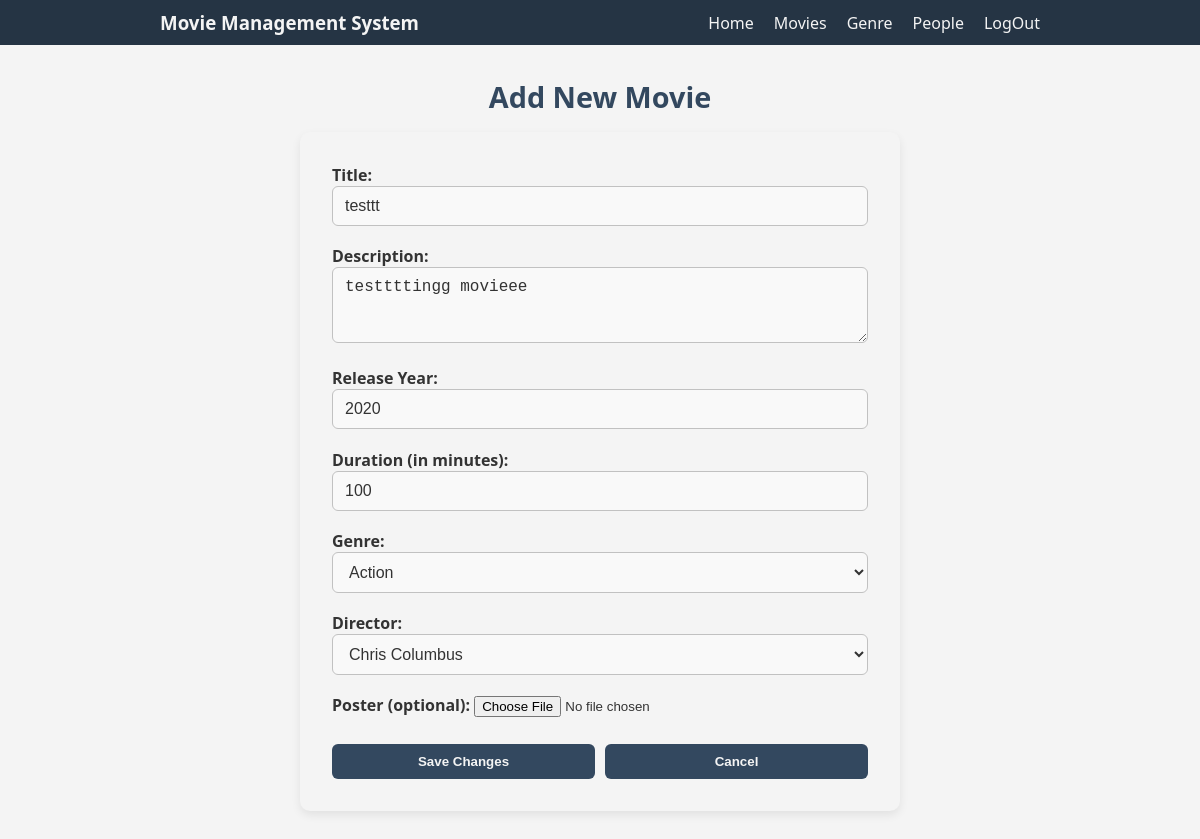
Page /movies/editmoviepage/1/ on the committed database.
### movies/models.py (models this page shows, shortened)
class Movie(models.Model):
    title = models.CharField(max_length=200)
    description = models.TextField(default=None)
    release_year = models.PositiveIntegerField(null=True)
    duration = models.PositiveIntegerField()
    poster = models.ImageField(upload_to='posters/', null=True, blank=True)
    rating = models.FloatField(default=0.0)
    genre = models.ForeignKey(Genre, on_delete=models.SET_NULL, null=True)
    director = models.ForeignKey(Person, on_delete=models.SET_NULL, null=True, limit_choices_to={'role_type': 'director'}, related_name='directed_movies')
    created_at = models.DateTimeField(auto_now_add=True)
    genre = models.ForeignKey(Genre, on_delete=models.CASCADE, related_name='movies')

class Genre(models.Model):
    genre_name = models.CharField(max_length=50, unique=True)

class Person(models.Model):
    class Role(models.TextChoices):
        ACTOR = 'actor', 'Actor'
        DIRECTOR = 'director', 'Director'
        WRITER = 'writer', 'Writer'
    person_name = models.CharField(max_length=100)
    role_type = models.CharField(max_length=10, choices=Role.choices)
    bio = models.TextField(null=True, blank=True)
    birth_date = models.DateField(null=True, blank=True)
    profile_photo = models.ImageField(upload_to='posters/', blank=True, null=True)

### movies/views.py (the view, shortened to what this page needs)
# urls.py: path('editmoviepage/<int:movie_id>/', views.AddEditMovieView.as_view(), name='editmovie'), ##
@method_decorator(csrf_protect, name='dispatch')
class AddEditMovieView(View):
    template_name = 'movies/addmovie.html'
    def get(self, request, movie_id=None, *args, **kwargs):
        movie = None
        if movie_id:
            movie = get_object_or_404(Movie, id=movie_id)
        genres = Genre.objects.all()
        directors = Person.objects.filter(role_type=Person.Role.DIRECTOR)
        context = {
            'movie': movie,
            'genres': genres,
            'directors': directors
        }
        return render(request, self.template_name, context)

### movies/templates/movies/addmovie.html (shortened to what this page needs)
{% extends 'movies/base.html' %}
{% block content %}
<div class="add-movie-container">
    <h1>Add New Movie</h1>
    {% if movie %}
    <form action="{% url 'movies:editmovie' movie_id=movie.id %}" method="post" enctype="multipart/form-data">
    {% else %}
    <form action="{% url 'movies:addmovie' %}" method="post" enctype="multipart/form-data">
    {% endif %}
        <div class="movie-title">
            <label for="title">Title:</label>
            <input type="text" name="title" id="title" placeholder="Enter movie title" value="{% if movie %}{{ movie.title }}{% endif %}" required>
        </div>
        <div class="description">
            <label for="description">Description:</label>
            <textarea name="description" id="description" rows="3" placeholder="Enter short description" required>{% if movie %}{{ movie.description }}{% endif %}</textarea>
        </div>
        <div class="release-year">
            <label for="release_year">Release Year:</label>
            <input type="number" name="release_year" id="release_year" placeholder="e.g. 2024" value="{% if movie %}{{ movie.release_year }}{% endif %}" required>
        </div>
        <div class="duration">
            <label for="duration" >Duration (in minutes):</label>
            <input type="number" name="duration" id="duration" placeholder="e.g. 120" value="{% if movie %}{{ movie.duration }}{% endif %}" required>
        </div>
        <div class="genre-dropdown">
            <label for="genre" class="form-label">Genre:</label>
            <select name="genre" id="genre" class="form-select" required>
                {% for genre in genres %}
                    <option value="{{ genre.id }}" {% if movie and movie.genre.id == genre.id %}selected{% endif %}>
                        {{ genre.genre_name }}
                    </option>
                {% endfor %}
            </select>
        </div>
        <div class="director-dropdown">
            <label for="director">Director:</label>
            <select name="director" id="director">
                {% for director in directors %}
                    <option value="{{ director.id }}" {% if movie and movie.director.id == director.id %}selected{% endif %}>
                        {{ director.person_name }}
                    </option>
                    {% empty %}
                    <option disabled>No directors found</option>
                {% endfor %}
            </select>
        </div>
        <div class="poster">
            <label for="poster">Poster (optional):</label>
            <input type="file" name="poster" id="poster" accept="image/*" />
        </div>
        <div class="btn">
            <button type="submit">{% if movie %}Save Changes{% else %}Add Movie{% endif %}</button>
            <button type="button"><a href="{% url 'movies:movie' %}">Cancel</a></button>
        </div>
    </form>
</div>
{% endblock content %}

### movies/static/movies/css/style.css (style rules this page uses)
:root { --bg: #e5e3e3; --text: #333; --bg2: #33485f; --nav-bg: #253444; --nav-text: #f4f4f4; --card: #f4f4f4; --search-btn: #438ddd; --hover-search: #3973b1; --movie-poster: #c1c1c1; --white: #f9f9f9; --small-txt: #454545; --hover-table: #eaeaea; }
* { margin: 0; padding: 0; box-sizing: border-box; }
body { font-family: "Segoe UI", Arial, sans-serif; background-color: var(--card); color: var(--text); margin: 0; width: 100vw; min-height: 100vh; box-sizing: border-box; }
a { text-decoration: none; color: var(--text); }
.add-movie-container, .movie-detail-container, .person-detail-container, .add-genre-container, .add-people-container, .manage-cast-lang-container, .add-review-container { padding: 2rem 10rem; }
.add-movie-container form, .add-genre-container form, .add-people-container form, .add-review-container form, .add-review-container .movie-title-bar, .signin-container form, .registration-container form { max-width: 600px; margin: 0 auto; background-color: var(--card); padding: 2rem; border-radius: 10px; box-shadow: 0 4px 10px rgba(0,0,0,0.08); display: flex; flex-direction: column; gap: 1.2rem; }
.add-movie-container h1, .add-genre-container h1, .add-people-container h1, .registration-container h1, .signin-container h1 { text-align: center; color: var(--bg2); font-size: 1.8rem; margin-bottom: 1rem; }
.add-movie-container label, .add-genre-container label, .add-people-container label, .cast-form label, .lang-form label, .add-review-container label, .signin-container label, .registration-container label { font-weight: 600; margin-bottom: 0.4rem; color: var(--text); }
.add-movie-container input[type="text"], .add-genre-container input[type="text"], .add-people-container input[type="text"], .add-movie-container input[type="number"], .add-people-container input[type="date"], .add-movie-container textarea, .add-people-container textarea, .add-movie-container select, .add-people-container select, .cast-form select, .lang-form select, .cast-form input[type="text"], .add-review input[type="number"], .add-review textarea, .signin-container input[type="text"], .signin-container input[type="password"], .registration-container input, .registration-form select { width: 100%; padding: 10px 12px; border: 1px solid var(--movie-poster); border-radius: 6px; font-size: 1rem; color: var(--text); background-color: var(--white); transition: all 0.2s ease-in-out; }
.add-movie-container textarea, .add-people-container textarea, .add-review-container textarea { resize: vertical; }
.add-movie-container .poster input, .add-people-container .poster input { border: none; padding: 0; }
.add-movie-container .btn, .add-genre-container .btn, .add-people-container .btn, .btn-add-cast-lang, .review-btn, .signin-btn { display: flex; justify-content: space-between; gap: 10px; margin-top: 0.5rem; }
.add-movie-container .btn button, .add-genre-container .btn button, .add-people-container .btn button, .btn-add-cast-lang button, .action-bar button, .review-btn button, .signin-btn button { flex: 1; padding: 10px 14px; background-color: var(--bg2); color: var(--nav-text); border: none; border-radius: 6px; font-weight: 600; cursor: pointer; transition: background-color 0.25s ease; }
.add-movie-container .btn a, .add-genre-container .btn a, .add-people-container .btn a { text-decoration: none; color: var(--nav-text); display: inline-block; width: 100%; height: 100%; text-align: center; }

### rows in the picture
Movie: title "testtt", description "testtttingg movieee", release_year "2020", duration "100", genre "Action", director "Chris Columbus"
